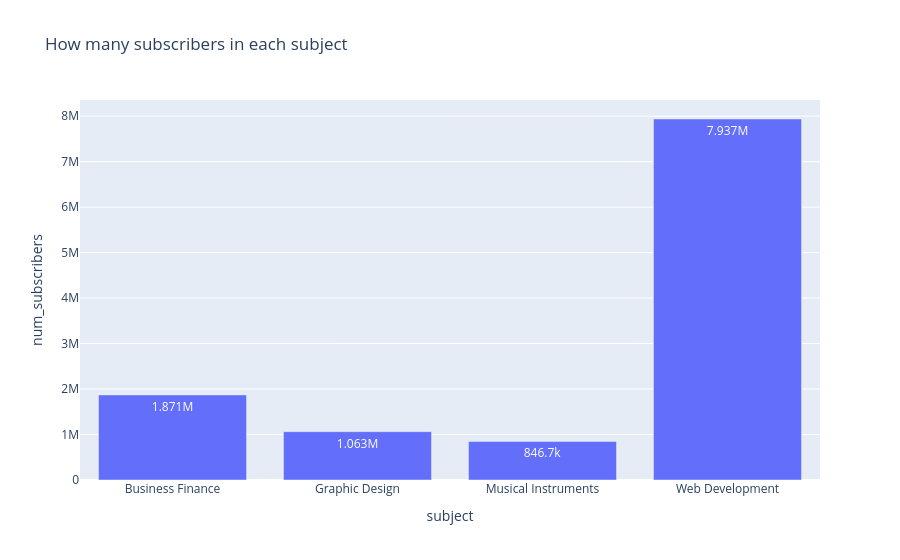

The code cell stored with this chart in its notebook:
### Code cell
fig=px.bar(
    data_frame=df.groupby('subject')['num_subscribers'].sum(),
    x=df.groupby('subject')['num_subscribers'].sum().index,
    y=df.groupby('subject')['num_subscribers'].sum().values,
    text_auto='.4s',
    title='How many subscribers in each subject'
)
fig.update_xaxes(title='subject')
fig.update_yaxes(title='num_subscribers')

fig.show()

### Figure 1 — Plotly figure (JSON) as saved in the notebook; plotly's stock layout.template omitted (floating-point values rounded to 4 significant figures)
{"data": [{"hovertemplate": "x=%{x}<br>y=%{y}<extra></extra>", "legendgroup": "", "marker": {"color": "#636efa", "pattern": {"shape": ""}}, "name": "", "orientation": "v", "showlegend": false, "textposition": "auto", "texttemplate": "%{y:.4s}", "type": "bar", "x": ["Business Finance", "Graphic Design", "Musical Instruments", "Web Development"], "xaxis": "x", "y": [1870747, 1063148, 846689, 7937287], "yaxis": "y"}], "layout": {"barmode": "relative", "legend": {"tracegroupgap": 0}, "title": {"text": "How many subscribers in each subject"}, "xaxis": {"anchor": "y", "domain": [0, 1], "title": {"text": "subject"}}, "yaxis": {"anchor": "x", "domain": [0, 1], "title": {"text": "num_subscribers"}}}}
